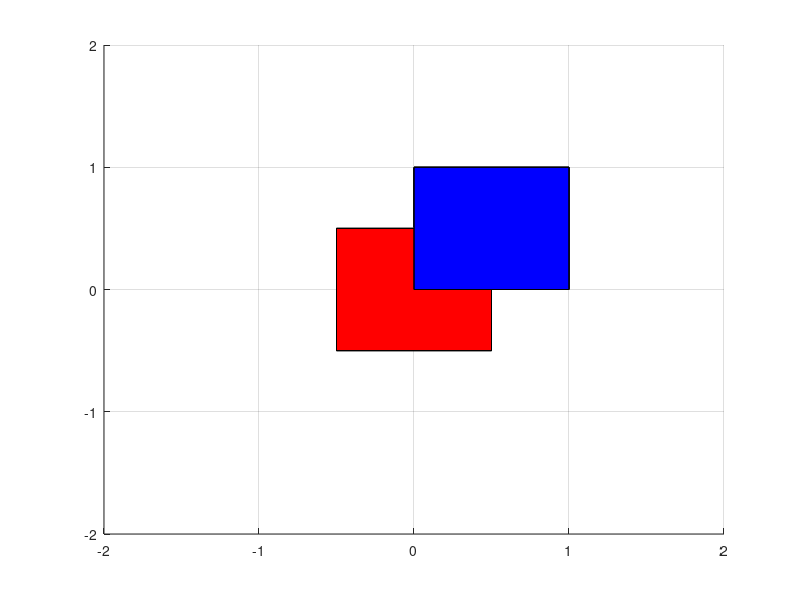

This chart was generated by the following MATLAB code:
	
% specifies all the vertices that comprises the object you want to draw

vert = [-0.5 -0.5 -0.5;  ...

        -0.5 0.5 -0.5;  ...

         0.5 0.5 -0.5;  ...

         0.5 -0.5 -0.5; ...

        -0.5 -0.5 0.5; ...

         -0.5 0.5 0.5;  ...

          0.5 0.5 0.5; ...

          0.5 -0.5 0.5];

 

% define the arbitrary polygon(patch) using the vertice number(index) you defined above.

fac = [1 2 3 4; ...

    2 6 7 3; ...

    4 3 7 8; ...

    1 5 8 4; ...

    1 2 6 5; ...

    5 6 7 8];

 

% specify patch (polygons) in patch() function

% just call the patch function multiple times to draw multiple cubes

patch('Faces',fac,'Vertices',vert,'FaceColor','r');  % draw the red cube
hold on;

patch('Faces',fac,'Vertices',(0.5+1*vert),'FaceColor','b');  % draw the blue cube

axis([-2 2 -2 2 -2 2]);

grid();

% material shiny;
% 
% alpha('color');
% 
% alphamap('rampdown');
% 
% view(30,30);